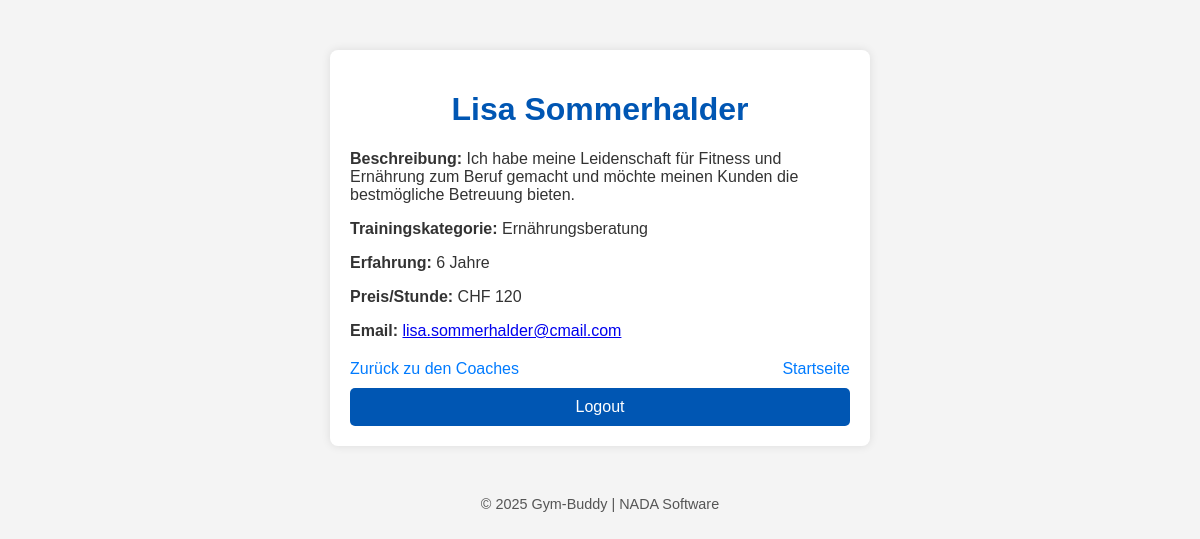
/coach/6, run on the app's committed database.
### blog/models.py (models this page shows, shortened)
class Coach(models.Model):
    name = models.CharField(max_length=100)
    category = models.CharField(max_length=50)
    bio = models.TextField(max_length=500)
    experience = models.PositiveIntegerField()
    price_hour = models.PositiveIntegerField()
    email = models.EmailField()

### blog/views.py (the view)
# urls.py: path("coach/<int:pk>", views.coach_detail, name='coach_detail'),
def coach_detail(request, pk):
    coach = get_object_or_404(Coach, pk=pk)
    return render(request, "coach_detail.html", {"coach": coach})

### blog/templates/coach_detail.html (shortened to what this page needs)
{% load static %}
<!DOCTYPE html>
<html lang="de">
<head>
    <link rel="stylesheet" href="{% static 'style.css' %}">
</head>
<body>
    <div class="container">
        <h1>{{ coach.name }}</h1>
        <section class="coach-details">
            <p><strong>Beschreibung:</strong> {{ coach.bio }}</p>
            <p><strong>Trainingskategorie:</strong> {{ coach.category }}</p>
            <p><strong>Erfahrung:</strong> {{ coach.experience }} Jahre</p>
            <p><strong>Preis/Stunde:</strong> CHF {{ coach.price_hour }}</p>
            <p><strong>Email:</strong> <a href="mailto:{{ coach.email }}">{{ coach.email }}</a></p>
        </section>
        <div class="navigation">
            <a href="{% url 'all_coach' %}" class="navigation-link">Zurück zu den Coaches</a>
            <a href="{% url 'article_list' %}" class="navigation-link">Startseite</a>
        </div>
        <form method="post" action="{% url 'logout' %}" class="logout-form">
            <button type="submit" class="btn">Logout</button>
        </form>
    </div>
    <footer>
        <p>&copy; 2025 Gym-Buddy | NADA Software</p>
    </footer>
</body>
</html>

### static/style.css (style rules this page uses)
body { font-family: 'Arial', sans-serif; margin: 0; padding: 0; background-color: #f4f4f4; color: #333; }
.container { width: 80%; max-width: 500px; margin: 50px auto; padding: 20px; background-color: #fff; box-shadow: 0 0 10px rgba(0, 0, 0, 0.1); border-radius: 8px; }
h1 { text-align: center; color: #0056b3; }
form { display: flex; flex-direction: column; align-items: center; }
button { background-color: #0056b3; color: #ffffff; border: none; padding: 10px 20px; cursor: pointer; font-size: 1em; border-radius: 5px; margin-top: 20px; width: 100%; }
.btn { display: inline-block; margin-top: 10px; padding: 10px 20px; background-color: #0056b3; color: white; text-decoration: none; border-radius: 5px; text-align: center; }
.navigation { display: flex; justify-content: space-between; margin-top: 20px; }
.navigation a { color: #007BFF; text-decoration: none; font-size: 1em; }
footer { margin-top: 30px; text-align: center; font-size: 0.9em; color: #555; }
.navigation-link { color: #007BFF; text-decoration: none; font-size: 1em; }

### data on the page
Coach: name "Lisa Sommerhalder", bio "Ich habe meine Leidenschaft für Fitness und Ernährung zum Beruf gemacht und möchte meinen Kunden die bestmögliche Betreuung bieten.", category "Ernährungsberatung", experience "6", price_hour "120", email "lisa.sommerhalder@cmail.com"
